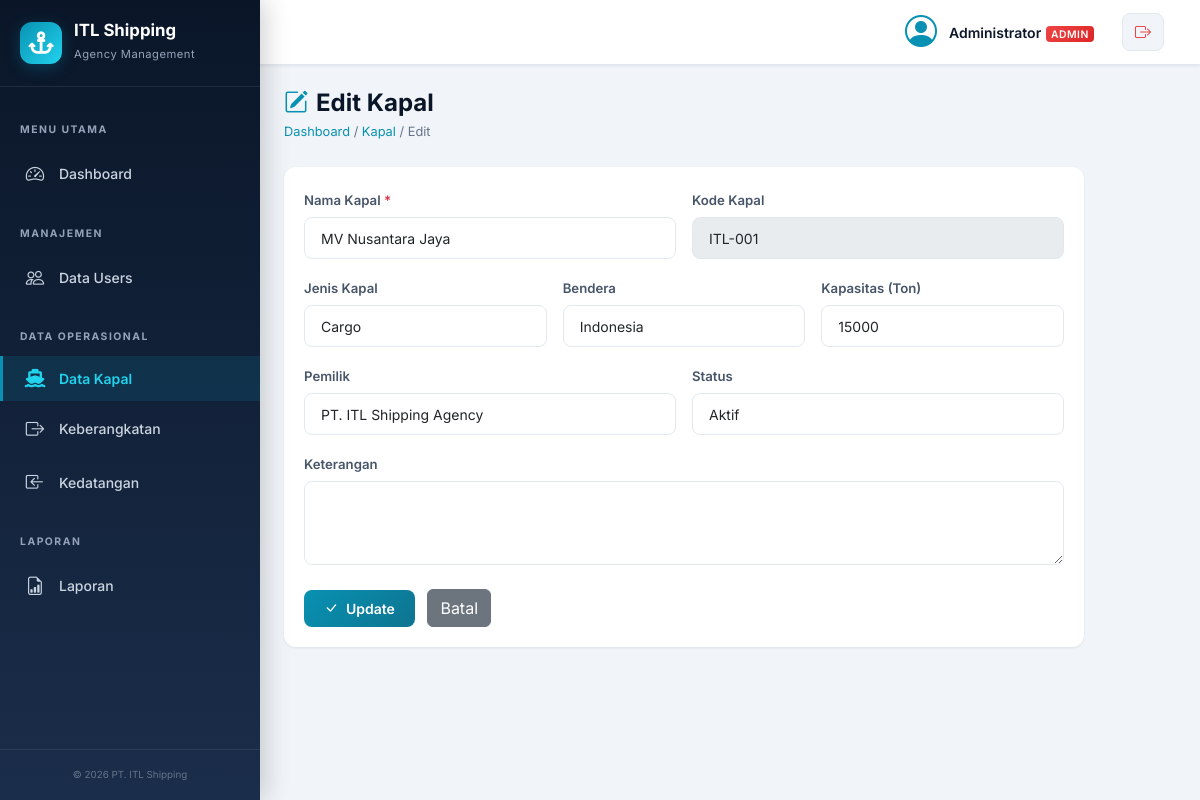
Screenshot of /kapal/edit.php?id=1 (signed in) with the database file from the repository.
### tables this page shows
CREATE TABLE `kapal` (
  `id` int(11) NOT NULL,
  `nama_kapal` varchar(100) NOT NULL,
  `kode_kapal` varchar(30) NOT NULL,
  `jenis_kapal` varchar(50) DEFAULT NULL,
  `bendera` varchar(50) DEFAULT NULL,
  `kapasitas_ton` int(11) DEFAULT 0,
  `pemilik` varchar(100) DEFAULT NULL,
  `keterangan` text DEFAULT NULL,
  `status` enum('aktif','nonaktif') NOT NULL DEFAULT 'aktif',
  `created_at` datetime NOT NULL DEFAULT current_timestamp(),
  `updated_at` datetime NOT NULL DEFAULT current_timestamp() ON UPDATE current_timestamp()
);

### kapal/edit.php (the view, shortened to what this page needs)
<?php
require_once __DIR__ . '/../config/database.php';
$id = (int)($_GET['id'] ?? 0);
$stmt = $pdo->prepare("SELECT * FROM kapal WHERE id = ?");
$stmt->execute([$id]);
$kapal = $stmt->fetch();
$jenis_list = ['Cargo','Container','Tanker','Bulk Carrier','General Cargo','Passenger'];
require_once __DIR__ . '/../includes/header.php';
require_once __DIR__ . '/../includes/sidebar.php';
?>
<div class="page-header">
    <div>
        <h2><i class="bi bi-pencil-square"></i> Edit Kapal</h2>
        <span class="breadcrumb-custom"><a href="/app_shipping/index.php">Dashboard</a> / <a href="/app_shipping/kapal/index.php">Kapal</a> / Edit</span>
    </div>
</div>
<div class="card-custom" style="max-width: 800px;">
    <div class="card-body-custom">
        <form method="POST" action="">
            <div class="row g-3">
                <div class="col-md-6">
                    <label class="form-label-custom">Nama Kapal <span class="text-danger">*</span></label>
                    <input type="text" name="nama_kapal" class="form-control form-control-custom" required value="<?= htmlspecialchars($kapal['nama_kapal']) ?>">
                </div>
                <div class="col-md-6">
                    <label class="form-label-custom">Kode Kapal</label>
                    <input type="text" class="form-control form-control-custom" value="<?= htmlspecialchars($kapal['kode_kapal']) ?>" disabled>
                </div>
                <div class="col-md-4">
                    <label class="form-label-custom">Jenis Kapal</label>
                    <select name="jenis_kapal" class="form-select form-select-custom">
                        <?php foreach ($jenis_list as $j): ?>
                        <option value="<?= $j ?>" <?= $kapal['jenis_kapal'] === $j ? 'selected' : '' ?>><?= $j ?></option>
                        <?php endforeach; ?>
                    </select>
                </div>
                <div class="col-md-4">
                    <label class="form-label-custom">Bendera</label>
                    <input type="text" name="bendera" class="form-control form-control-custom" value="<?= htmlspecialchars($kapal['bendera'] ?? '') ?>">
                </div>
                <div class="col-md-4">
                    <label class="form-label-custom">Kapasitas (Ton)</label>
                    <input type="number" name="kapasitas_ton" class="form-control form-control-custom" value="<?= $kapal['kapasitas_ton'] ?>" min="0">
                </div>
                <div class="col-md-6">
                    <label class="form-label-custom">Pemilik</label>
                    <input type="text" name="pemilik" class="form-control form-control-custom" value="<?= htmlspecialchars($kapal['pemilik'] ?? '') ?>">
                </div>
                <div class="col-md-6">
                    <label class="form-label-custom">Status</label>
                    <select name="status" class="form-select form-select-custom" required>
                        <option value="aktif" <?= $kapal['status'] === 'aktif' ? 'selected' : '' ?>>Aktif</option>
                    </select>
                </div>
                <div class="col-12">
                    <label class="form-label-custom">Keterangan</label>
                    <textarea name="keterangan" class="form-control form-control-custom" rows="3"><?= htmlspecialchars($kapal['keterangan'] ?? '') ?></textarea>
                </div>
            </div>
            <div class="mt-4">
                <button type="submit" class="btn btn-primary-custom"><i class="bi bi-check-lg"></i> Update</button>
                <a href="/app_shipping/kapal/index.php" class="btn btn-secondary ms-2">Batal</a>
            </div>
        </form>
    </div>
</div>
<?php require_once __DIR__ . '/../includes/footer.php'; ?>

### assets/css/style.css (style rules this page uses)
:root { --primary: #0a1628; --primary-light: #1a2d4a; --secondary: #0891b2; --secondary-light: #22d3ee; --accent: #f59e0b; --accent-light: #fbbf24; --success: #10b981; --danger: #ef4444; --warning: #f59e0b; --info: #3b82f6; --dark: #0f172a; --gray-100: #f1f5f9; --gray-200: #e2e8f0; --gray-300: #cbd5e1; --gray-400: #94a3b8; --gray-500: #64748b; --gray-600: #475569; --white: #ffffff; --sidebar-width: 260px; --navbar-height: 65px; --border-radius: 12px; --shadow-sm: 0 1px 3px rgba(0,0,0,0.08); --shadow-md: 0 4px 20px rgba(0,0,0,0.1); --shadow-lg: 0 10px 40px rgba(0,0,0,0.15); --transition: all 0.3s cubic-bezier(0.4, 0, 0.2, 1); }
* { margin: 0; padding: 0; box-sizing: border-box; }
body { font-family: 'Inter', -apple-system, BlinkMacSystemFont, sans-serif; background: var(--gray-100); color: var(--dark); line-height: 1.6; overflow-x: hidden; }
a { text-decoration: none; }
.page-header { display: flex; align-items: center; justify-content: space-between; flex-wrap: wrap; gap: 1rem; margin-bottom: 1.5rem; }
.page-header h2 { font-size: 1.5rem; font-weight: 700; color: var(--primary); margin: 0; display: flex; align-items: center; gap: 0.5rem; }
.page-header h2 i { color: var(--secondary); }
.breadcrumb-custom { font-size: 0.8rem; color: var(--gray-500); }
.breadcrumb-custom a { color: var(--secondary); }
.card-custom { background: #fff; border: none; border-radius: var(--border-radius); box-shadow: var(--shadow-sm); transition: var(--transition); overflow: hidden; }
.card-body-custom { padding: 1.25rem; }
.btn-primary-custom { background: linear-gradient(135deg, var(--secondary), #0e7490); border: none; color: #fff; font-weight: 600; padding: 0.5rem 1.25rem; border-radius: 8px; font-size: 0.875rem; transition: var(--transition); display: inline-flex; align-items: center; gap: 0.5rem; }
.form-control-custom, .form-select-custom { border: 1.5px solid var(--gray-200); border-radius: 8px; padding: 0.6rem 1rem; font-size: 0.875rem; transition: var(--transition); background: #fff; }
.form-label-custom { font-weight: 600; font-size: 0.825rem; color: var(--gray-600); margin-bottom: 0.35rem; }

### rows the page displays
kapal: nama_kapal "MV Nusantara Jaya", kode_kapal "ITL-001", jenis_kapal "Cargo", bendera "Indonesia", kapasitas_ton "15000", pemilik "PT. ITL Shipping Agency", status "Aktif"

### other values shown
$_SESSION['user_nama'] "Administrator"
$_SESSION['user_level'] "ADMIN"
